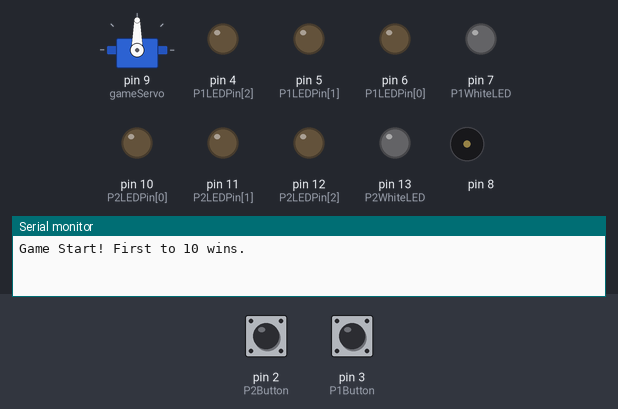
The sketch below on a simulated Arduino Uno, built with avr-gcc and run on an emulated ATmega328P. Parts: servo, output pins drawn as LEDs (lit = HIGH), buzzer (waves = sounding), the last lines printed to the serial monitor. Dashed ring = blinking. The inputs (shaded band) are chosen by the test bench; at power-on: pin 2 (P2Button) HIGH, pin 3 (P1Button) HIGH. Random numbers use the default seed unless the sketch sets one.

Above: at 1.2 s.
1.3 s: pin 2 (P2Button) pulled LOW for 0.15 s
At 2.2 s:
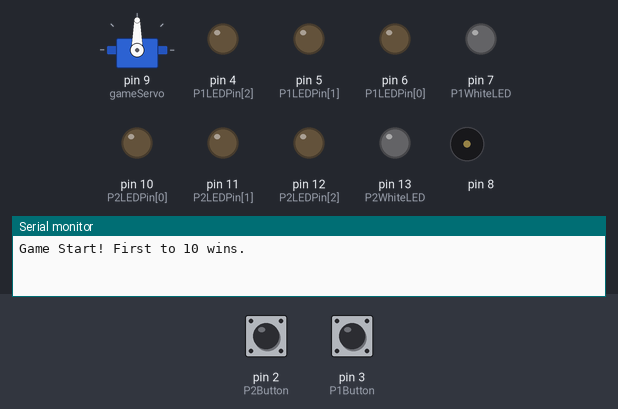
4.4 s: pin 2 (P2Button) pulsed LOW 5 times (0.12 s each, 0.3 s apart)
At 6.57 s:
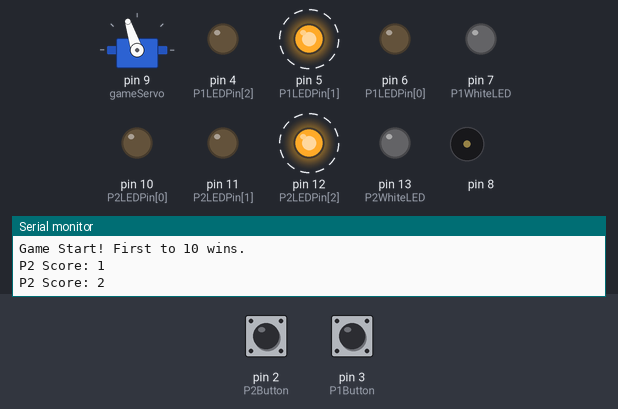
7.4 s: pin 3 (P1Button) pulsed LOW 5 times (0.12 s each, 0.3 s apart)
At 8.95 s:
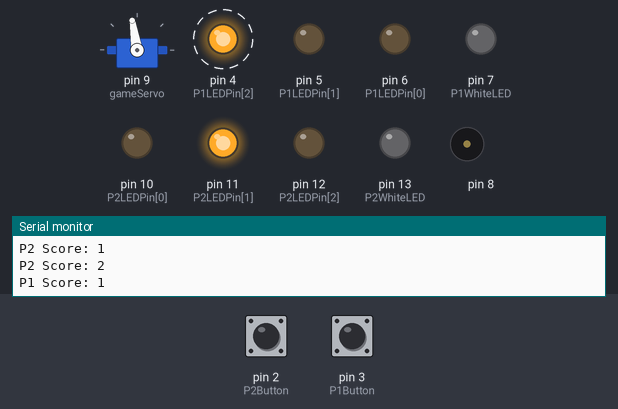
11.9 s: pin 2 (P2Button) pulled LOW for 1 s
At 15.4 s:
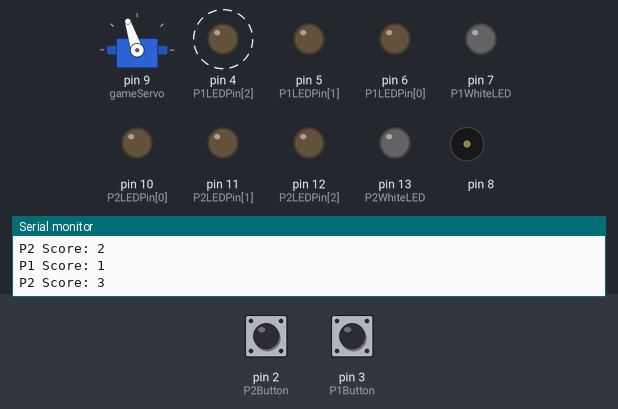
15.9 s: pin 3 (P1Button) pulled LOW for 0.15 s
At 16.22 s:
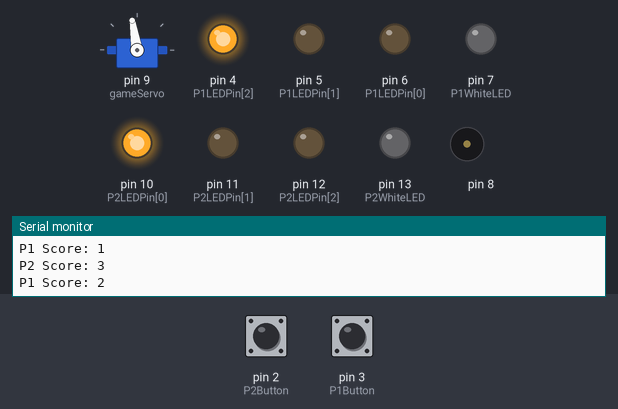
19.0 s: pin 3 (P1Button) pulled LOW for 1 s
At 19.32 s:
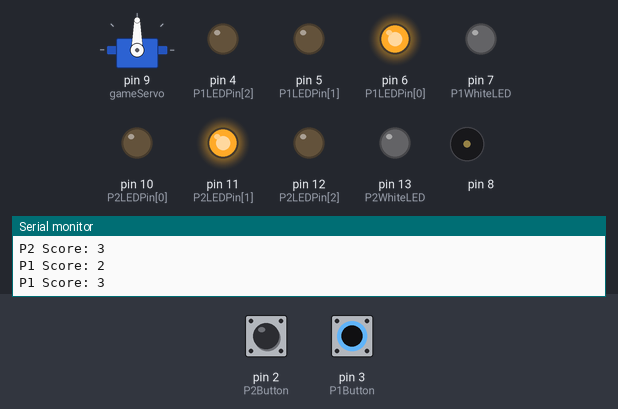
Timing chart, 0 to 23.0 s (numbered marks = the images above; inputs shaded):
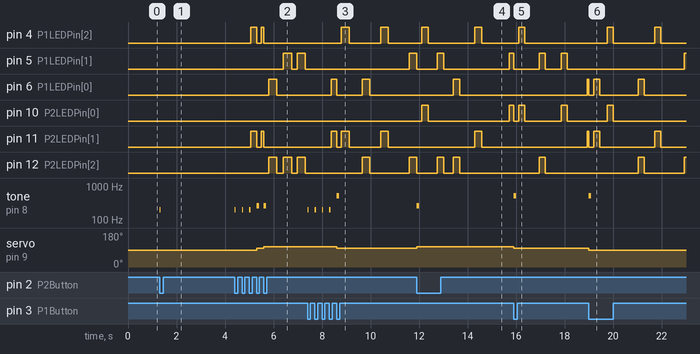

Measured:
- after the input at 1.3 s, tone on pin 8: silent → 200 Hz at once, → silent 0.05 s later
- after the input at 4.4 s, pin 6 (P1LEDPin[0]): LOW → HIGH after 1.4 s, → LOW 0.34 s later; pin 12 (P2LEDPin[2]): alternates HIGH for 0.34 s and LOW for 0.25 s, starting after 1.4 s
- after the input at 7.4 s, tone on pin 8: plays 200 Hz for 0.05 s, 200 Hz for 0.05 s, 200 Hz for 0.05 s, 200 Hz for 0.05 s, 523 Hz for 0.10 s, starting at once; servo on pin 9 (gameServo): 108° → 99° after 1.2 s
- after the input at 11.9 s, tone on pin 8: silent → 262 Hz at once, → silent 0.10 s later; servo on pin 9 (gameServo): 99° → 108° at once
- after the input at 15.9 s, pin 11 (P2LEDPin[1]): LOW → HIGH after 3.0 s; tone on pin 8: silent → 523 Hz at once, → silent 0.10 s later; servo on pin 9 (gameServo): 108° → 99° at once
- after the input at 19.0 s, pin 10 (P2LEDPin[0]): LOW → HIGH after 0.75 s, → LOW 0.25 s later; tone on pin 8: silent → 523 Hz at once, → silent 0.10 s later; servo on pin 9 (gameServo): 99° → 90° at once
- by itself, pin 4 (P1LEDPin[2]): alternates HIGH for 0.31 s and LOW for 1.3 s

The sketch:

code.ino
```cpp
#include <Servo.h>
#include <pitches.h>

Servo gameServo;
int servoPos = 90;

// -------------------- Pin Setup --------------------
int P1LEDPin[] = {6, 5, 4};
int P1Button = 3;
int P1WhiteLED = 7;

int p1ActiveIndex;

int P2LEDPin[] = {10, 11, 12};
int P2Button = 2;
int P2WhiteLED = 13;

int p2ActiveIndex;

// -------------------- Game Variables --------------------
volatile bool p1Pressed = false;
volatile bool p2Pressed = false;

int P1score = 0;
int P2score = 0;

int activeIndex = -1;
unsigned long moleStartTime = 5000;
unsigned long moleInterval = 400;
unsigned long moleOffTime = 5000;

bool moleActive = false;
bool gameOver = false;

// -------------------- Interrupts --------------------
void p1HitISR() { p1Pressed = true; }
void p2HitISR() { p2Pressed = true; }

// -------------------- Setup --------------------
void setup() {
  Serial.begin(9600);

  gameServo.attach(9);
  gameServo.write(servoPos);

  pinMode(P1Button, INPUT_PULLUP);
  pinMode(P2Button, INPUT_PULLUP);
  pinMode(P1WhiteLED, OUTPUT);
  pinMode(P2WhiteLED, OUTPUT);

  for (int i = 0; i < 3; i++) {
    pinMode(P1LEDPin[i], OUTPUT);
    pinMode(P2LEDPin[i], OUTPUT);
  }

  attachInterrupt(digitalPinToInterrupt(P1Button), p1HitISR, FALLING);
  attachInterrupt(digitalPinToInterrupt(P2Button), p2HitISR, FALLING);

  randomSeed(analogRead(A0));

  Serial.println("Game Start! First to 10 wins.");
}

// -------------------- Main Loop --------------------
void loop() {

  if (gameOver) return;

  unsigned long now = millis();

  // ----- Spawn mole (MIRRORED LED EFFECT) -----
  if (!moleActive && now >= moleOffTime) {

    p1ActiveIndex = random(0, 3);
    p2ActiveIndex = random(0, 3);

    while (p2ActiveIndex == p1ActiveIndex) {
      p2ActiveIndex = random(0, 3);
    }

    digitalWrite(P1LEDPin[p1ActiveIndex], HIGH);
    digitalWrite(P2LEDPin[p2ActiveIndex], HIGH);

    moleStartTime = now;
    moleActive = true;
  }
  // if (!moleActive && now >= moleOffTime) {

  //   activeIndex = random(0, 3);

  //   // Player 1 LED
  //   digitalWrite(P1LEDPin[activeIndex], HIGH);

  //   // Player 2 mirrored LED
  //   int mirroredIndex = 2 - activeIndex;
  //   digitalWrite(P2LEDPin[mirroredIndex], HIGH);

  //   moleStartTime = now;
  //   moleActive = true;
  // }

  // ----- Turn mole off -----
  if (moleActive && now - moleStartTime >= moleInterval) {
    clearMoles();
    activeIndex = -1;
    moleActive = false;
    // moleOffTime = now + 50;
    moleOffTime = now + random(200, 1200);
  }

  // ----- Handle Player 1 Press -----
  if (p1Pressed) {
    p1Pressed = false;
    handleHit(1);
  }

  // ----- Handle Player 2 Press -----
  if (p2Pressed) {
    p2Pressed = false;
    handleHit(2);
  }

  // ----- Win Check -----
  if (P1score >= 10) endGame(1);
  if (P2score >= 10) endGame(2);
}

// -------------------- Hit Handler --------------------
void handleHit(int player) {

  // if (!moleActive) return;
    if (!moleActive) {
      tone(8, 200, 150);   // low buzz sound
      delay(50);
      noTone(8);
      return;
    }

  if (player == 1) {

    P1score++;
    digitalWrite(P1WhiteLED, HIGH);

    servoPos -= 9;
    servoPos = constrain(servoPos, 0, 180);
    gameServo.write(servoPos);

    tone(8, NOTE_C5, 100);

    Serial.print("P1 Score: ");
    Serial.println(P1score);

  } else {

    P2score++;
    digitalWrite(P2WhiteLED, HIGH);

    servoPos += 9;
    servoPos = constrain(servoPos, 0, 180);
    gameServo.write(servoPos);

    tone(8, NOTE_C4, 100);

    Serial.print("P2 Score: ");
    Serial.println(P2score);
  }

  clearMoles();
  moleActive = false;
  activeIndex = -1;
  moleOffTime = millis() + 200;

  // Increase difficulty
  if (moleInterval > 250) {
    moleInterval -= 30;
  }
}

// -------------------- Clear LEDs --------------------
void clearMoles() {
  for (int i = 0; i < 3; i++) {
    digitalWrite(P1LEDPin[i], LOW);
    digitalWrite(P2LEDPin[i], LOW);
  }
  digitalWrite(P1WhiteLED, LOW);
  digitalWrite(P2WhiteLED, LOW);
}

// -------------------- End Game --------------------
void endGame(int winner) {

  gameOver = true;

  Serial.println(winner == 1 ? "P1 WINS!" : "P2 WINS!");

  while (true) {

    digitalWrite(P1WhiteLED, HIGH);
    digitalWrite(P2WhiteLED, HIGH);

    for (int i = 0; i < 3; i++) {
      digitalWrite(P1LEDPin[i], HIGH);
      digitalWrite(P2LEDPin[i], HIGH);
    }

    delay(500);

    digitalWrite(P1WhiteLED, LOW);
    digitalWrite(P2WhiteLED, LOW);

    for (int i = 0; i < 3; i++) {
      digitalWrite(P1LEDPin[i], LOW);
      digitalWrite(P2LEDPin[i], LOW);
    }

    delay(500);
  }
}
```

pitches.h
```cpp
/*************************************************
 * Public Constants
 *************************************************/

#define NOTE_B0  31
#define NOTE_C1  33
#define NOTE_CS1 35
#define NOTE_D1  37
#define NOTE_DS1 39
#define NOTE_E1  41
#define NOTE_F1  44
#define NOTE_FS1 46
#define NOTE_G1  49
#define NOTE_GS1 52
#define NOTE_A1  55
#define NOTE_AS1 58
#define NOTE_B1  62
#define NOTE_C2  65
#define NOTE_CS2 69
#define NOTE_D2  73
#define NOTE_DS2 78
#define NOTE_E2  82
#define NOTE_F2  87
#define NOTE_FS2 93
#define NOTE_G2  98
#define NOTE_GS2 104
#define NOTE_A2  110
#define NOTE_AS2 117
#define NOTE_B2  123
#define NOTE_C3  131
#define NOTE_CS3 139
#define NOTE_D3  147
#define NOTE_DS3 156
#define NOTE_E3  165
#define NOTE_F3  175
#define NOTE_FS3 185
#define NOTE_G3  196
#define NOTE_GS3 208
#define NOTE_A3  220
#define NOTE_AS3 233
#define NOTE_B3  247
#define NOTE_C4  262
#define NOTE_CS4 277
#define NOTE_D4  294
#define NOTE_DS4 311
#define NOTE_E4  330
#define NOTE_F4  349
#define NOTE_FS4 370
#define NOTE_G4  392
#define NOTE_GS4 415
#define NOTE_A4  440
#define NOTE_AS4 466
#define NOTE_B4  494
#define NOTE_C5  523
#define NOTE_CS5 554
#define NOTE_D5  587
#define NOTE_DS5 622
#define NOTE_E5  659
#define NOTE_F5  698
#define NOTE_FS5 740
#define NOTE_G5  784
#define NOTE_GS5 831
#define NOTE_A5  880
#define NOTE_AS5 932
#define NOTE_B5  988
#define NOTE_C6  1047
#define NOTE_CS6 1109
#define NOTE_D6  1175
#define NOTE_DS6 1245
#define NOTE_E6  1319
#define NOTE_F6  1397
#define NOTE_FS6 1480
#define NOTE_G6  1568
#define NOTE_GS6 1661
#define NOTE_A6  1760
#define NOTE_AS6 1865
#define NOTE_B6  1976
#define NOTE_C7  2093
#define NOTE_CS7 2217
#define NOTE_D7  2349
#define NOTE_DS7 2489
#define NOTE_E7  2637
#define NOTE_F7  2794
#define NOTE_FS7 2960
#define NOTE_G7  3136
#define NOTE_GS7 3322
#define NOTE_A7  3520
#define NOTE_AS7 3729
#define NOTE_B7  3951
#define NOTE_C8  4186
#define NOTE_CS8 4435
#define NOTE_D8  4699
#define NOTE_DS8 4978
```
